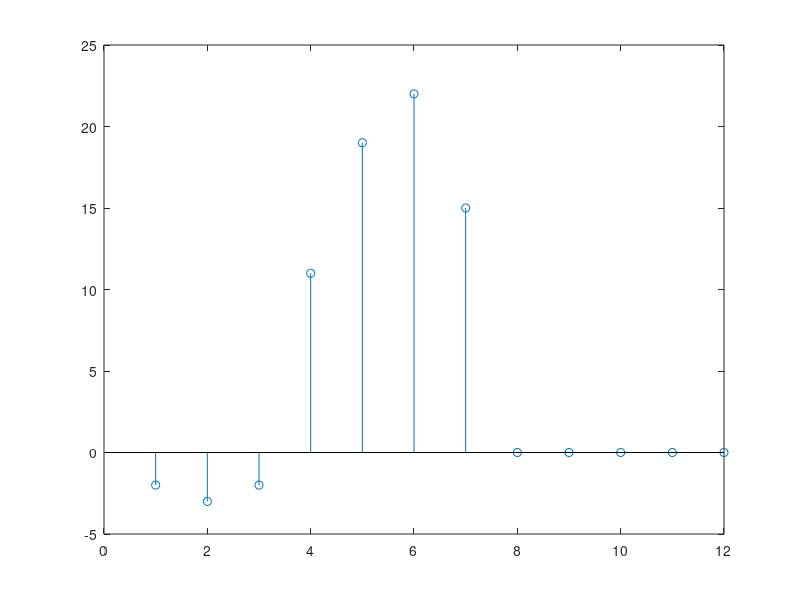

MATLAB code for this plot:
clc
clear all
close all
xn=[1 2 3]
hn=[-2 1 2 4 5]
l1=length(xn)
l2=length(hn)
sx=max(11,12)
disp('intialising array with zeros')
yn=zeros(1,sx)
disp('displaying elements after circular convolution')
yn=cconv(xn,hn,sx)
stem(yn)